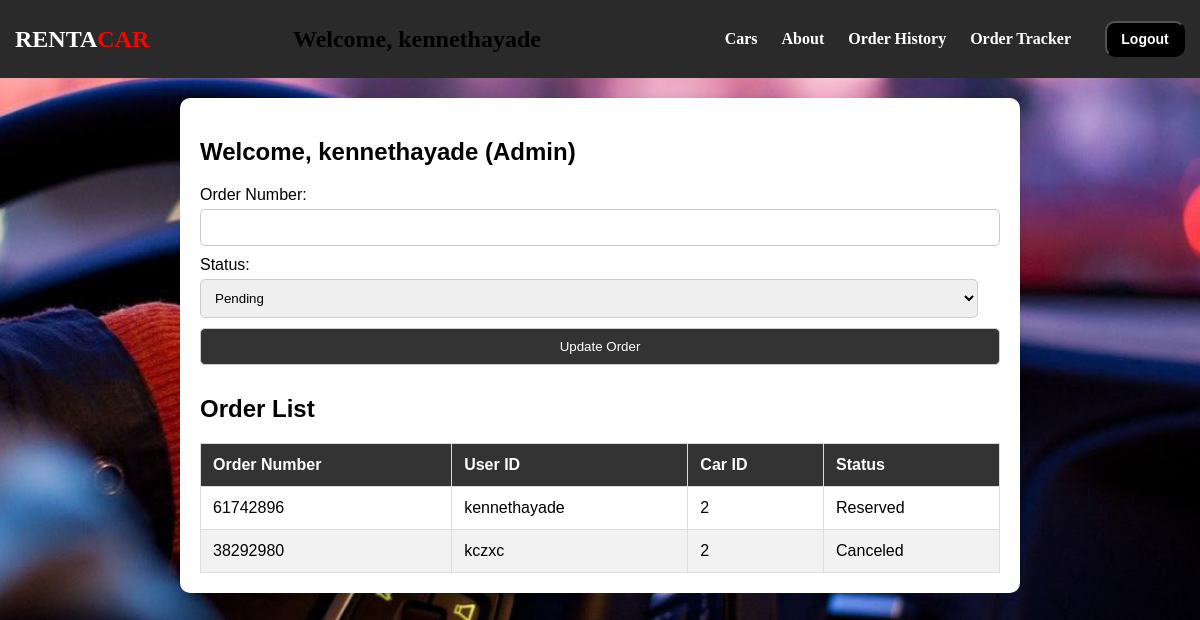
Before: /order_tracker/ (signed in) with the older database file.
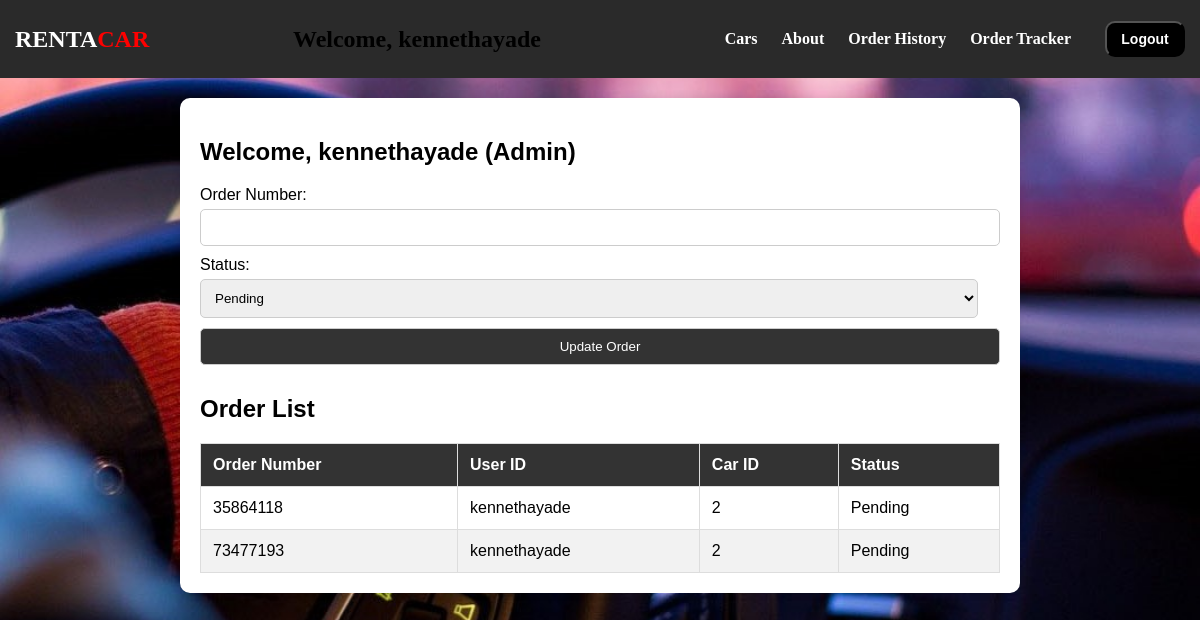
After: the same page with the newer database file.
### rentacar/models.py (models this page shows, shortened)
class Order(models.Model):
    PENDING = 0
    CONFIRMED = 1
    CANCELED = 2
    RESERVED = 3
    STATUS_CHOICES = [
        (PENDING, 'Pending'),
        (CONFIRMED, 'Confirmed'),
        (CANCELED, 'Canceled'),
        (RESERVED, 'Reserved')
    ]
    orderNumber = models.CharField(max_length=8, primary_key=True, unique=True)
    userid = models.ForeignKey(User, on_delete=models.CASCADE)
    carid = models.ForeignKey(Car, on_delete=models.CASCADE)
    carName = models.CharField(max_length=255)
    startDate = models.DateField(default=None)
    endDate = models.DateField(default=None)
    total = models.DecimalField(max_digits=10, decimal_places=2)
    duration = models.FloatField()
    status = models.IntegerField(choices=STATUS_CHOICES, default=PENDING)  # New status field

class Car(models.Model):
    CarID = models.AutoField(primary_key=True)
    carName = models.CharField(max_length=255)
    carType = models.CharField(max_length=100)
    carDescription = models.TextField()
    carRate = models.FloatField()
    carPic = models.ImageField(upload_to='car_pics/', blank=True, null=True)
    status = models.IntegerField(default=0)
    availability = models.IntegerField(default=0)

### rentacar/views.py (the view)
# urls.py: path('order_tracker/', views.order_tracker, name='order_tracker'),
def order_tracker(request):
    user_is_staff = request.user.is_staff
    if user_is_staff:
        orders = Order.objects.all()
    else:
        orders = Order.objects.filter(userid=request.user)
    context = {
        'user_is_staff': user_is_staff,
        'orders': orders,
    }
    return render(request, 'RentACar/order_tracker.html', context)

### rentacar/templates/RentACar/order_tracker.html (shortened to what this page needs)
<!DOCTYPE html>
{% load static %}
<html>
    <head>
        <link rel="stylesheet" type="text/css" href="{% static 'RentACar/css/car_list.css' %}">
        <link rel="stylesheet" type="text/css" href="{% static 'RentACar/css/order_tracker.css' %}">
    </head>
    </head>
<body>
    <header>
        <nav class="navbar">
            <div class="navdiv">
                <div class="brand"><a href="{% url 'home' %}"><h1><span class="white-text">RENTA</span><span class="red-text">CAR</span></h1></a></div>
                <div class="centered-text" style="text-align: left;">
                    {% if user.is_authenticated %}
                    <h2>Welcome, {{ user.username }}</h2>
                    {% endif %}
                </div>
                <ul>
                    <li><a href="{% url 'cars' %}">Cars</a></li>
                    <li><a href="{% url 'about' %}">About</a></li>
                    {% if user.is_authenticated %}
                    <li><a href="{% url 'order_list' %}">Order History</a></li>
                    <li><a href="{% url 'order_tracker' %}">Order Tracker</a></li>
                    <button><a href="{% url 'logout' %}">Logout</a></button>
                    {% else %}
                    <button><a href="{% url 'login' %}">Login</a></button>
                    {% endif %}
                </ul>
            </div>
        </nav>
    </header>
    {% if user.is_authenticated %}
    {% if user.is_staff %}
    <div class="admin-interface">
        <h2>Welcome, {{ user.username }} (Admin)</h2>
        <form method="post" action="{% url 'update_order' %}">
            <label for="orderNumber">Order Number:</label>
            <input type="text" name="orderNumber" required>
            <br>
            <label for="status">Status:</label>
            <select name="status" required>
                <option value="0">Pending</option>
            </select>
            <br>
            <button type="submit">Update Order</button>
        </form>
        <h2>Order List</h2>
        <table>
            <thead>
                <tr>
                    <th>Order Number</th>
                    <th>User ID</th>
                    <th>Car ID</th>
                    <th>Status</th>
                </tr>
            </thead>
            <tbody>
                {% for order in orders %}
                <tr>
                    <td>{{ order.orderNumber }}</td>
                    <td>{{ order.userid.username }}</td>
                    <td>{{ order.carid.CarID }}</td>
                    <td>{{ order.get_status_display }}</td>
                </tr>
                {% endfor %}
            </tbody>
        </table>
    </div>
{% endif %}
{% else %}
<p>You must be logged in to access this page.</p>
{% endif %}
</body>
</html>

Changed rows visible on the page:
removed Order: orderNumber "61742896", userid.username "kennethayade", carid.CarID "2", status "Reserved"
removed Order: orderNumber "38292980", userid.username "kczxc", carid.CarID "2", status "Canceled"
added Order: orderNumber "35864118", userid.username "kennethayade", carid.CarID "2", status "Pending"
added Order: orderNumber "73477193", userid.username "kennethayade", carid.CarID "2", status "Pending"
